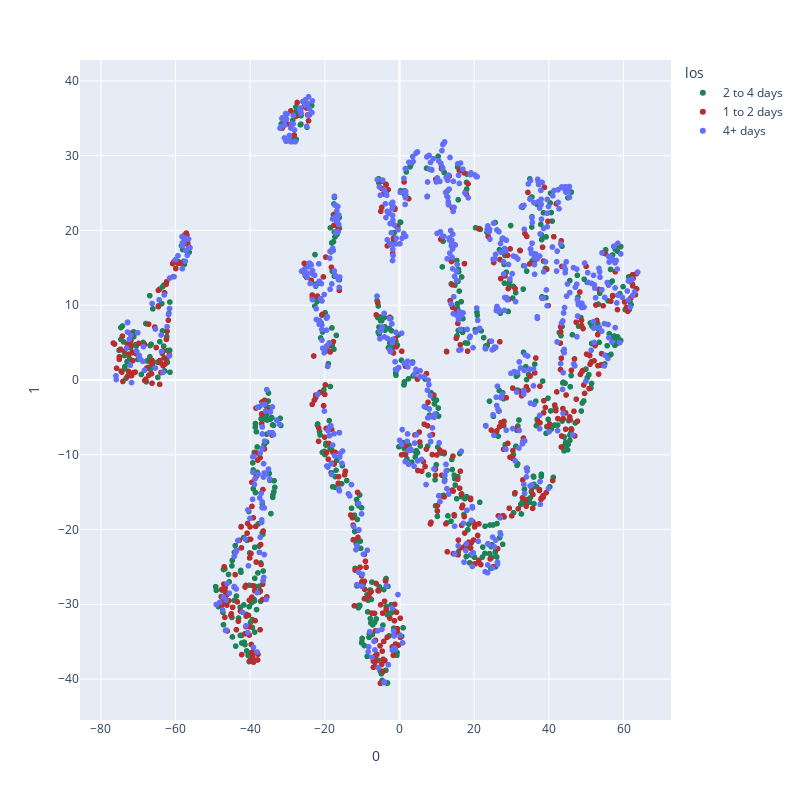

The notebook cell this image was saved under:
### Code cell
tsne_2d = TSNE(n_components=2)

proj_2d = tsne_2d.fit_transform(rep_X)

color_map = {
    '2 to 4 days': '#1C8356',
    '1 to 2 days': '#B82E2E',
    '4+ days': '#636EFA'
}

fig = px.scatter(
    proj_2d, x=0, y=1,
    color=rep_y, labels={'color': 'los'},
    color_discrete_map=color_map,
    height=800,
    width=800
)
fig.show()

### Figure 1 — Plotly figure (JSON) as saved in the notebook; plotly's stock layout.template omitted (floating-point values rounded to 4 significant figures; data arrays with more than 128 entries replaced by an {"elided": "..."} marker saying what was removed)
{"data": [{"hovertemplate": "los=2 to 4 days<br>0=%{x}<br>1=%{y}<extra></extra>", "legendgroup": "2 to 4 days", "marker": {"color": "#1C8356", "symbol": "circle"}, "mode": "markers", "name": "2 to 4 days", "showlegend": true, "type": "scattergl", "x": {"elided": "658 float values"}, "xaxis": "x", "y": {"elided": "658 float values"}, "yaxis": "y"}, {"hovertemplate": "los=1 to 2 days<br>0=%{x}<br>1=%{y}<extra></extra>", "legendgroup": "1 to 2 days", "marker": {"color": "#B82E2E", "symbol": "circle"}, "mode": "markers", "name": "1 to 2 days", "showlegend": true, "type": "scattergl", "x": {"elided": "539 float values"}, "xaxis": "x", "y": {"elided": "539 float values"}, "yaxis": "y"}, {"hovertemplate": "los=4+ days<br>0=%{x}<br>1=%{y}<extra></extra>", "legendgroup": "4+ days", "marker": {"color": "#636EFA", "symbol": "circle"}, "mode": "markers", "name": "4+ days", "showlegend": true, "type": "scattergl", "x": {"elided": "743 float values"}, "xaxis": "x", "y": {"elided": "743 float values"}, "yaxis": "y"}], "layout": {"height": 800, "legend": {"title": {"text": "los"}, "tracegroupgap": 0}, "margin": {"t": 60}, "width": 800, "xaxis": {"anchor": "y", "domain": [0, 1], "title": {"text": "0"}}, "yaxis": {"anchor": "x", "domain": [0, 1], "title": {"text": "1"}}}}
